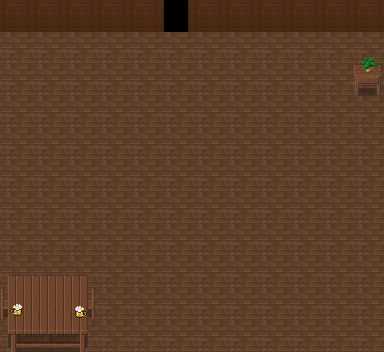

Below is a game level as drawn by its tile map, then a one-line description and the .tmx file that defines it, in full:
An orthogonal 12x11 tile map with 32x32 px tiles, 4 tile layers (שכבת משבצות 1, שכבת משבצות 2, שכבת משבצות 3, שכבת משבצות 4), 2 hidden layers not drawn, 3 tilesets and 13 objects (exit, secretPassage, compass).

<map version="1.0" tiledversion="1.0.2" orientation="orthogonal" renderorder="right-down" width="12" height="11" tilewidth="32" tileheight="32" nextobjectid="19">
 <tileset firstgid="1" name="woodland_indoor" tilewidth="32" tileheight="32" tilecount="256" columns="16">
  <image source="woodland_indoor.png" width="512" height="512" />
  <tile id="167">
   <objectgroup draworder="index">
    <object id="1" x="5" y="7" width="22" height="18">
     <ellipse />
    </object>
   </objectgroup>
  </tile>
 </tileset>
 <tileset firstgid="257" name="woodland_indoor_x3" tilewidth="32" tileheight="32" tilecount="48" columns="16">
  <image source="woodland_indoor_x3.png" width="512" height="96" />
 </tileset>
 <tileset firstgid="305" name="oiycqv" tilewidth="32" tileheight="32" tilecount="256" columns="16">
  <image source="oiycqv.png" width="512" height="512" />
  <tile id="124">
   <objectgroup draworder="index">
    <object id="1" x="-0.25" y="28" width="32.5" height="4.25" />
   </objectgroup>
  </tile>
  <tile id="125">
   <objectgroup draworder="index">
    <object id="1" x="-0.25" y="28" width="32.5" height="3.5" />
   </objectgroup>
  </tile>
 </tileset>
 <layer name="שכבת משבצות 1" width="12" height="11">
  <data encoding="csv">
17,17,17,17,17,49,17,17,17,17,17,17,
34,34,34,34,34,34,34,34,34,34,34,34,
34,34,34,34,34,34,34,34,34,34,34,34,
34,34,34,34,34,34,34,34,34,34,34,34,
34,34,34,34,34,34,34,34,34,34,34,34,
34,34,34,34,34,34,34,34,34,34,34,34,
34,34,34,34,34,34,34,34,34,34,34,34,
34,34,34,34,34,34,34,34,34,34,34,34,
34,34,34,34,34,34,34,34,34,34,34,34,
34,34,34,34,34,34,34,34,34,34,34,34,
34,34,34,34,34,34,34,34,34,34,34,34
</data>
 </layer>
 <layer name="שכבת משבצות 2" width="12" height="11">
  <data encoding="csv">
0,0,0,0,0,274,0,0,0,0,0,0,
0,0,0,0,0,0,0,0,0,0,0,0,
0,0,0,0,0,0,0,0,0,0,0,224,
0,0,0,0,0,0,0,0,0,0,0,0,
0,0,0,0,0,0,0,0,0,0,0,0,
0,0,0,0,0,0,0,0,0,0,0,0,
0,0,0,0,0,0,0,0,0,0,0,0,
0,0,0,0,0,0,0,0,0,0,0,0,
0,0,0,0,0,0,0,0,0,0,0,0,
193,0,195,0,0,0,0,0,0,0,0,0,
241,242,243,0,0,0,0,0,0,0,0,0
</data>
 </layer>
 <layer name="secretPassage1" width="12" height="11" visible="0">
  <data encoding="csv">
0,0,0,0,0,0,0,0,0,0,0,0,
49,49,0,0,0,0,0,0,0,0,0,0,
0,0,0,0,0,0,0,0,0,0,0,0,
0,0,0,0,0,0,0,0,0,0,0,0,
0,0,0,0,0,0,0,0,0,0,0,0,
0,0,0,0,0,0,0,0,0,0,0,0,
0,0,0,0,0,0,0,0,0,0,0,0,
0,0,0,0,0,0,0,0,0,0,0,0,
0,0,0,0,0,0,0,0,0,0,0,0,
0,0,0,0,0,0,0,0,0,0,0,0,
0,0,0,0,0,0,0,0,0,0,0,0
</data>
 </layer>
 <layer name="secretPassage2" width="12" height="11" visible="0">
  <data encoding="csv">
0,0,0,0,0,0,0,0,0,0,0,0,
429,430,0,0,0,0,0,0,0,0,0,0,
0,0,0,0,0,0,0,0,0,0,0,0,
0,0,0,0,0,0,0,0,0,0,0,0,
0,0,0,0,0,0,0,0,0,0,0,0,
0,0,0,0,0,0,0,0,0,0,0,0,
0,0,0,0,0,0,0,0,0,0,0,0,
0,0,0,0,0,0,0,0,0,0,0,0,
0,0,0,0,0,0,0,0,0,0,0,0,
0,0,0,0,0,0,0,0,0,0,0,0,
0,0,0,0,0,0,0,0,0,0,0,0
</data>
 </layer>
 <objectgroup name="characters" />
 <layer name="שכבת משבצות 3" width="12" height="11">
  <data encoding="csv">
0,0,0,0,0,0,0,0,0,0,0,0,
0,0,0,0,0,0,0,0,0,0,0,208,
0,0,0,0,0,0,0,0,0,0,0,0,
0,0,0,0,0,0,0,0,0,0,0,0,
0,0,0,0,0,0,0,0,0,0,0,0,
0,0,0,0,0,0,0,0,0,0,0,0,
0,0,0,0,0,0,0,0,0,0,0,0,
0,0,0,0,0,0,0,0,0,0,0,0,
209,210,211,0,0,0,0,0,0,0,0,0,
225,226,227,0,0,0,0,0,0,0,0,0,
0,0,0,0,0,0,0,0,0,0,0,0
</data>
 </layer>
 <layer name="שכבת משבצות 4" width="12" height="11">
  <data encoding="csv">
0,0,0,0,0,0,0,0,0,0,0,0,
0,0,0,0,0,0,0,0,0,0,0,0,
0,0,0,0,0,0,0,0,0,0,0,0,
0,0,0,0,0,0,0,0,0,0,0,0,
0,0,0,0,0,0,0,0,0,0,0,0,
0,0,0,0,0,0,0,0,0,0,0,0,
0,0,0,0,0,0,0,0,0,0,0,0,
0,0,0,0,0,0,0,0,0,0,0,0,
0,0,0,0,0,0,0,0,0,0,0,0,
184,0,183,0,0,0,0,0,0,0,0,0,
0,0,0,0,0,0,0,0,0,0,0,0
</data>
 </layer>
 <objectgroup name="events">
  <object id="1" name="exit" x="161" y="17" width="29" height="7" />
  <object id="4" name="secretPassage" x="6" y="36" width="46" height="21" />
  <object id="6" name="compass" x="99" y="110" width="172" height="168">
   <ellipse />
  </object>
 </objectgroup>
 <objectgroup name="collisions">
  <object id="7" x="110" y="120" width="148" height="148">
   <ellipse />
  </object>
  <object id="8" x="188" y="0" width="197" height="30" />
  <object id="9" x="0" y="1" width="162" height="31" />
  <object id="12" x="9" y="276" width="80" height="78" />
  <object id="13" x="90" y="291" width="8" height="31" />
  <object id="14" x="352" y="61" width="29" height="36" />
  <object id="16" x="0" y="289" width="8" height="29" />
 </objectgroup>
</map>
